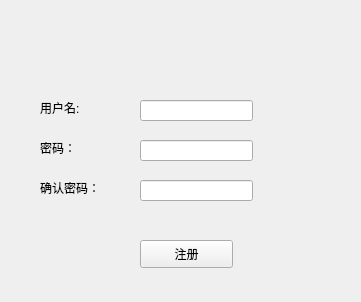
<?xml version="1.0" encoding="UTF-8"?>
<ui version="4.0">
 <class>register</class>
 <widget class="QWidget" name="register">
  <property name="geometry">
   <rect>
    <x>0</x>
    <y>0</y>
    <width>361</width>
    <height>302</height>
   </rect>
  </property>
  <property name="windowTitle">
   <string>Form</string>
  </property>
  <widget class="QPushButton" name="pushButton">
   <property name="geometry">
    <rect>
     <x>140</x>
     <y>240</y>
     <width>93</width>
     <height>28</height>
    </rect>
   </property>
   <property name="text">
    <string>注册</string>
   </property>
  </widget>
  <widget class="QLineEdit" name="lineEditName">
   <property name="geometry">
    <rect>
     <x>140</x>
     <y>100</y>
     <width>113</width>
     <height>21</height>
    </rect>
   </property>
  </widget>
  <widget class="QLineEdit" name="lineEditPassword">
   <property name="geometry">
    <rect>
     <x>140</x>
     <y>140</y>
     <width>113</width>
     <height>21</height>
    </rect>
   </property>
  </widget>
  <widget class="QLineEdit" name="lineEditEnsure">
   <property name="geometry">
    <rect>
     <x>140</x>
     <y>180</y>
     <width>113</width>
     <height>21</height>
    </rect>
   </property>
  </widget>
  <widget class="QLabel" name="labelName">
   <property name="geometry">
    <rect>
     <x>40</x>
     <y>100</y>
     <width>72</width>
     <height>15</height>
    </rect>
   </property>
   <property name="text">
    <string>用户名:</string>
   </property>
  </widget>
  <widget class="QLabel" name="labelPassword">
   <property name="geometry">
    <rect>
     <x>40</x>
     <y>140</y>
     <width>72</width>
     <height>15</height>
    </rect>
   </property>
   <property name="text">
    <string>密码：</string>
   </property>
  </widget>
  <widget class="QLabel" name="labelEnsure">
   <property name="geometry">
    <rect>
     <x>40</x>
     <y>180</y>
     <width>72</width>
     <height>15</height>
    </rect>
   </property>
   <property name="text">
    <string>确认密码：</string>
   </property>
  </widget>
 </widget>
 <resources/>
 <connections/>
</ui>
